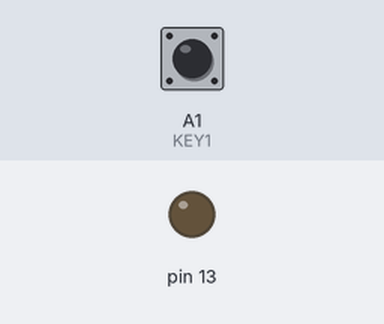
The sketch below on a simulated Arduino Uno, built with avr-gcc and run on an emulated ATmega328P. On the bench: output pins drawn as LEDs (lit = HIGH). Dashed ring = blinking. Inputs (shaded band) come from the test bench; at power-on: A1 (KEY1) HIGH.

Above: at 1.2 s.
1.3 s: A1 (KEY1) pulled LOW for 3.2 s
At 7.0 s:
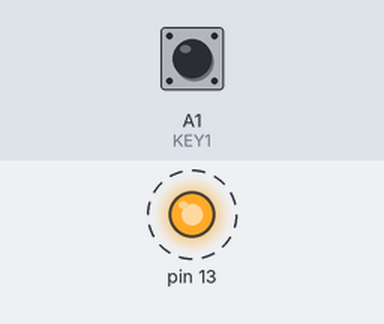
Timing chart, 0 to 13.5 s (numbered marks = the images above; inputs shaded):
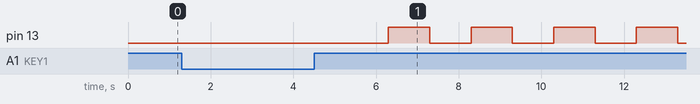

The sketch:

MillisEUmaNoites.ino
```cpp
#define KEY1 A1
#define KEY2 A2
#define KEY3 A3

void setup() {
  pinMode(13, OUTPUT);
  pinMode(KEY1, INPUT_PULLUP);
  pinMode(KEY2, INPUT_PULLUP);
  pinMode(KEY3, INPUT_PULLUP);
}
int state = 1;
unsigned long old;

void loop() {
  unsigned long now = millis();
  if(now >= old+1000){
    old = now;
    state = !state;
    digitalWrite(13, state);
  }

  int but = digitalRead(A1);
  if(!but){
    digitalWrite(13, LOW);
    delay(2000);
  }

}
```
